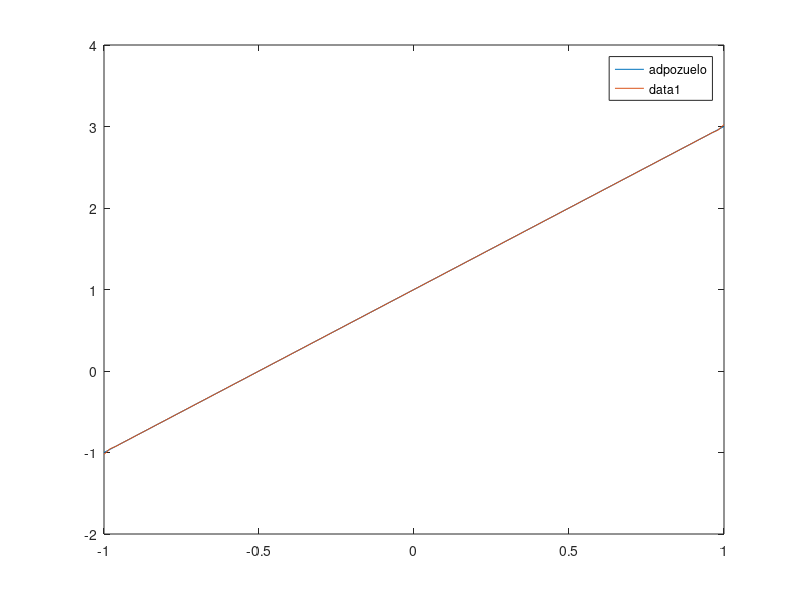

Write the MATLAB code that produced this figure.
function L2Projector1D()
n = 100; % number of subintervals
h = 2/n; % mesh size
x = -1:h:1; %mesh
M = MassAssembler1D(x); % assemble mass
b = LoadAssembler1D(x, @adpozuelo); % assemble load
Pf = M\b; % solve linear system
fplot(@adpozuelo,[-1,1]); 
hold on;
plot(x,Pf) % plot L^2 projection
l2_error_quadratic(n,x,Pf,@adpozuelo)
end

function M = MassAssembler1D(x)
n = length(x)-1; % number of subintervals
M = zeros(n+1, n+1); % allocate mass matrix
for i = 1:n % loop over subintervals
    h = x(i+1) - x(i); % interval length
    M(i,i) = M(i,i) + h/3; % add h/3 to M(i,i)
    M(i,i+1) = M(i,i+1) + h/6; 
    M(i+1,i) = M(i+1,i) + h/6;
    M(i+1,i+1) = M(i+1,i+1) + h/3;
end
end

function b = LoadAssembler1D(x,f)
n = length(x)-1;
b = zeros(n+1,1);
for i = 1:n
    h = x(i+1) - x(i);
    b(i) = b(i) + f(x(i)) * h/2;
    b(i+1) = b(i+1) + f(x(i+1)) * h/2;
end
end

function f = adpozuelo(x)
f = 1+2*x;
end

function e2 = l2_error_quadratic(n,x,u,exact)
e2 = 0.0;
quad_num = 3;
abscissa(1) = -0.774596669241483377035853079956;
abscissa(2) = 0.000000000000000000000000000000;
abscissa(3) = 0.774596669241483377035853079956;
weight(1) = 0.555555555555555555555555555556;
weight(2) = 0.888888888888888888888888888889;
weight(3) = 0.555555555555555555555555555556;
e_num = ( n - 1 ) / 2;
for e = 1 : e_num
    l = 2 * e - 1;
    m = 2 * e;
    r = 2 * e + 1;
    xl = x(l);
    xm = x(m);
    xr = x(r);
    for q = 1 : quad_num
      xq = ( ( 1.0 - abscissa(q) ) * xl + ( 1.0 + abscissa(q) ) * xr ) / 2.0;
      wq = weight(q) * ( xr - xl ) / 2.0;
      vl = ( ( xq - xm ) / ( xl - xm ) ) * ( ( xq - xr ) / ( xl - xr ) );
      vm = ( ( xq - xl ) / ( xm - xl ) ) * ( ( xq - xr ) / ( xm - xr ) );
      vr = ( ( xq - xl ) / ( xr - xl ) ) * ( ( xq - xm ) / ( xr - xm ) );
      uq = u(l) * vl + u(m) * vm + u(r) * vr;
      eq = exact ( xq );
      e2 = e2 + wq * ( uq - eq )^2;
    end
 end
  e2 = sqrt ( e2 );
  return
end

